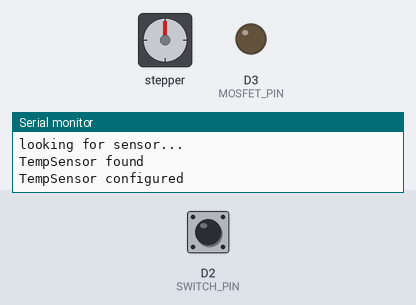
This sketch was run on a simulated ESP8266 (NodeMCU). Parts: stepper motor, output pins drawn as LEDs (lit = HIGH), the last lines printed to the serial monitor. Inputs (shaded band) come from the test bench; at power-on: D2 (SWITCH_PIN) HIGH. WiFi joins after 1.5 s; servers stay silent unless stated; the local clock reads 2024-03-15 10:24:30 at power-on unless the sketch sets it; web services answer with replies made up by the test bench; stepper angles assume 2037 steps per turn.

Above: at 0.1 s.
5.1 s: D2 (SWITCH_PIN) pulled LOW for 0.15 s
At 5.3 s:
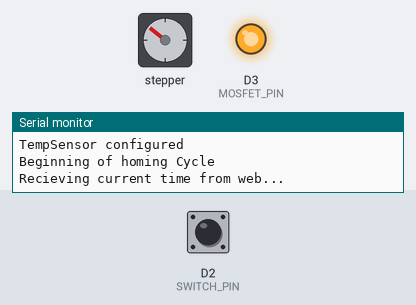
At 20.4 s:
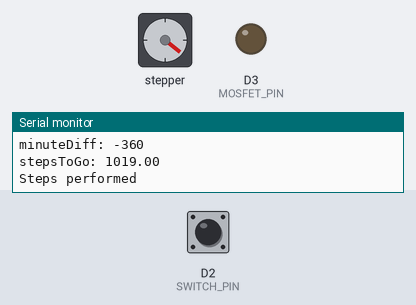
Timing chart, 0 to 21.9 s (numbered marks = the images above; inputs shaded):
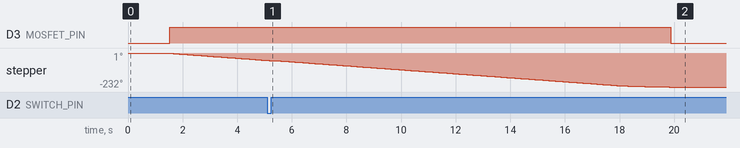

The sketch:

HClock_firmware.ino
```cpp
#include <ESP8266WiFi.h>
#include <DNSServer.h>            //Local DNS Server used for redirecting all requests to the configuration portal
#include <ESP8266WebServer.h>     //Local WebServer used to serve the configuration portal
#include <WiFiManager.h>          //https://github.com/tzapu/WiFiManager WiFi Configuration Magic
#include <ESP8266HTTPClient.h>
#include <Stepper.h>
#include <OneWire.h>
// load string containing HTML website
#include <D:\03_Projects\10_HyperbolicClock\HClock_firmware\index.h>

//===============================================================
// WIFI
//Declare a global object variable from the ESP8266WebServer class.
ESP8266WebServer server(80); //Server on port 80
HTTPClient http;

//===============================================================
// CONSTANTS
// stepper motor gear rotatio
//float gearRatio = 64;
// http://forum.arduino.cc/index.php?topic=71964.15
float gearRatio = (31.0 * 32.0 * 26.0 * 22.0) / (11.0 * 10.0 * 9.0 * 9.0);
// # of steps per rotation (32 when using Full steps, 64 when using half steps)
float nROTATION = 32.0 * gearRatio;
// # of steps per minute
float spm = nROTATION / (60.0 * 12.0);
// number of steps before target when deccelerating begins
int startDeccel = 50;
// delay in ms between steps
int stepDelay = 10;

// indicated time at zero-position
int minuteZero  = 0;
int hourZero    = 6;

// PINS
int SWITCH_PIN      = D2;
int MOSFET_PIN      = D3;
int TEMPERATURE_PIN = D1;

//===============================================================
// VARIABLES
// time
int hour   = 0;
int minute = 0;
bool timeOnce = false;
int minuteDiff;
// # of minutes that passed since last zero position
int nMinutes = 0;
// # of steps that were moved since last zero position
int stepsPerformed = 0;
// stores the millis counter at the time of the last time reading
unsigned long millisLast;

// temperature related
OneWire TempSens(TEMPERATURE_PIN);
uint8_t address[8];
byte data[9];
byte present;
bool crc;
double temperature;

bool ISRcalled;

//===============================================================
// STEPPER
// in order to work with stepper.h, the second and third wires
// need to be swapped...
Stepper stepper (nROTATION, D5, D7, D6, D8);

//==============================================================
//                  SETUP
//==============================================================
void setup(void) {
  // set pinmodes
  pinMode(MOSFET_PIN, OUTPUT);
  pinMode(SWITCH_PIN, INPUT_PULLUP);

  // set interrupt pin
  attachInterrupt(digitalPinToInterrupt(SWITCH_PIN), ISR, RISING);

  stepper.setSpeed(10);

  Serial.begin(115200);

  // setup temperature sensor
  sensorStartup();

  // start the WifiManager
  WiFiManager wifiManager;
  //first parameter is name of access point, second is the password
  wifiManager.autoConnect("HyperbolicClockWLANSetup");

  homingCycle();

  // use mDNS to make finding the IP address easier
  // https://circuits4you.com/2017/12/31/esp8266-mdns/

}
//==============================================================
//                     LOOP
//==============================================================
void loop(void) {
  // check, if one minute has passed
  if ( (millis() - millisLast)/6000 >= nMinutes+1 ) {
    // if the lightswitch was hit, get the time again and go there.
    if(ISRcalled) {
      detachInterrupt(SWITCH_PIN);
      getTime();
      digitalWrite(MOSFET_PIN, HIGH);
      fromZeroToTime();
      digitalWrite(MOSFET_PIN, LOW);
      ISRcalled = false;
      attachInterrupt(digitalPinToInterrupt(SWITCH_PIN), ISR, RISING);
      millisLast = millis();
      nMinutes = 0;
      stepsPerformed = 0;
    }
    else {
      // every 5 minutes, measure the Temperature
      if( !((nMinutes+1) % 5) ) {
        getTemp();
        sendTemp();
        Serial.println(temperature);
      }

      // calculate necessary number of steps
      int steps = round((nMinutes+1)*spm) - stepsPerformed;

      // turn on motor driver using MOSFET, while coil pins are still in the old state
      digitalWrite(MOSFET_PIN, HIGH);

      // advance steps
      for (int ii = 0; ii < steps; ii++)
      {
        Serial.println("Step");
        stepper.step(-1);
        delay(100);
      }

      // increase minute and step counter
      nMinutes++;
      stepsPerformed += steps;
  }
  // turn of stepper monitor after 1s in order to help with mechanical
  // oscillations after motion
  delay(1000);
  digitalWrite(MOSFET_PIN, LOW);
  }

}

//==============================================================
//                     UTILITY FUNCTIONS
//==============================================================

void getTime() {
  // getTime()
  // sends a GET request to a webserver that returns infomration
  // about time and date. The time is extracted from the message.

  Serial.println("Recieving current time from web...");

  http.begin("http://worldtimeapi.org/api/timezone/Europe/Berlin.txt");  //Specify request destination
  // also consider https://timezonedb.com/api
  int httpCode = http.GET();
  if (httpCode > 0)
  {
    String payload = http.getString();   //Get the request response payload
    //Serial.println(payload);             //Print the response payload
    int start = payload.indexOf("datetime");
    hour   = payload.substring(start + 21, start + 23).toInt() % 12;
    minute = payload.substring(start + 24, start + 26).toInt();
    Serial.print(hour%12);
    Serial.print(":");
    Serial.println(minute);
  }
  else
    Serial.println("Could not get time from server");
} // getTime

void homingCycle() {
  // homingCycle()
  // is called from setup() in order to set the time for the first time.
  // rotates the clock until the lightswitch is interrupted and the ISR is called.
  // afterwards the 'loop'-function continues.

  Serial.println("Beginning of homing Cycle");
  // allow movement
  digitalWrite(MOSFET_PIN, HIGH);
  // rotate until lightSwitch, which calls the ISR on hit
  ISRcalled = false;
  while (!ISRcalled) {
    // make a clockwise step
    stepper.step(-1);

    delay(stepDelay);
  }
  // no interrupts during HTTP GET and moving to current time
  detachInterrupt(SWITCH_PIN);

  // get current time from website
  getTime();

  // move to actual time
  fromZeroToTime();

  // reset interrupt boolean
  ISRcalled = false;
  // reattatch interrupt
  attachInterrupt(digitalPinToInterrupt(SWITCH_PIN), ISR, RISING);
  // start the millis counter()
  millisLast = millis();
  nMinutes = 0;
  stepsPerformed = 0;
  // stop current to motor
  digitalWrite(MOSFET_PIN, LOW);
} // homingCycle

void ISR() {
  // interrupt routine is called, when the lightswitch is interrupted and stops
  // the while loop in the homing cycle. There must be no delayin an external
  // interrupt function when using esp8266, this is probably the reason, why
  // using HTTP GET crashed the programm

  // to get out of loop-function in 'homingCycle'.
  ISRcalled = true;
} // ISR

void fromZeroToTime() {
  // this function is called, when the light switch is interrupted and the hour
  // hand is at its zero position. Depending on the current time, steps are
  // performed to reach the current time with the hour hand.

  // calculate time difference in minutes
  minuteDiff = hour * 60 + minute - (hourZero * 60 + minuteZero);
  Serial.print("minuteDiff: ");
  Serial.println(minuteDiff);
  //for negative times, subtract it from the amount of minutes in 12 hours
  if (minuteDiff < 0)
    minuteDiff = 60 * 12 + minuteDiff;

  Serial.print("stepsToGo: ");
  Serial.println(round(minuteDiff * spm));
  // move by necessary amount of Steps
  for (int ii = 0; ii < round(minuteDiff * spm); ii++)
  {
    // calling step(round(minuteDiff * spm)) does not work on nodemcu as this
    // blocks the reset of the watchdog timer and causes the MCU to reset.
    stepper.step(-1);
    delay(stepDelay);
    if (ii > (round(minuteDiff * spm) - startDeccel))
    {
      //slightliy increase delay to deccelerate
      delay(ii - (round(minuteDiff * spm) - startDeccel));
    }
  }
  Serial.println("Steps performed");
} // fromZeroToTime

void sensorStartup()
{
  Serial.println("looking for sensor...");
  //look for connected Sensors and find address
  if (TempSens.search(address))
    Serial.println("TempSensor found");
  else
    Serial.println("no TempSensor found");

  TempSens.reset();
  TempSens.select(address);
  TempSens.write(0x4E); //Write Scratchpad
  TempSens.write(0x7F); //T_h Register
  TempSens.write(0x00); //T_l Register
  TempSens.write(0x3F); //Config Byte -> 10-bit (9 power of 2 bits + 1 Sign bit)
  Serial.println("TempSensor configured");
}

void getTemp()
{
  TempSens.reset();
  TempSens.select(address);
  TempSens.write(0x44);
  delay(250);
  crc = false;
  do
  {
    present = TempSens.reset();
    TempSens.select(address);
    TempSens.write(0xBE);
    for (int i = 0; i < 9; i++)
    {
      data[i] = TempSens.read();
    }
    if (data[8] == OneWire::crc8( data, 8))
      crc = true;
  }
  while (!crc);
  calcTemp(data[0], data[1]);
}

//calculate the Temperature from the data returned by the DS18B20
double calcTemp(byte LS, byte MS)
{
  /*+0.1 um Rundungsfehler zu beheben:
    pow(2,i)=3.999...  @ i=2
    -> (int)pow(2,i)=3   @i=2

    äußerster (int) typecast in if(...) aus unerfindlichen Gründen notwendig...
  */
  int iLS = (int)LS;
  int iMS = (int)MS;
  int b = 1;
  temperature = 0.0;
  for (int j = 2; j < 8; j++)
  {
    if ((int)(LS & b << j) != 0)
    {
      temperature += pow(2, j - 4); //bitwise << does not work with numbers below one
    }
  }
  for (int k = 0; k < 3; k++)
  {
    if ((int)(MS & b << k) != 0)
    {
      temperature += b << (k + 4);
    }
  }
  if (MS & 0x80 == 1)
    temperature = -temperature;
  return temperature;
}

void sendTemp() {
  // sends the current temperature to online data storage
}
```

index.h
```cpp
//Our HTML webpage contents in program memory
const char MAIN_page[] PROGMEM = R"=====(
<!DOCTYPE html>
<html>
<body>
<center>
<h1>WiFi LED on off demo: 1</h1><br>
Ciclk to turn <a href="turnCW">turn CW</a><br>
Ciclk to turn <a href="turnCCW">turn CCW</a><br>
<hr>
</center>

</body>
</html>
)=====";
```

Measured:
- after the input at 5.1 s, D3 (MOSFET_PIN): HIGH → LOW after 14.8 s
